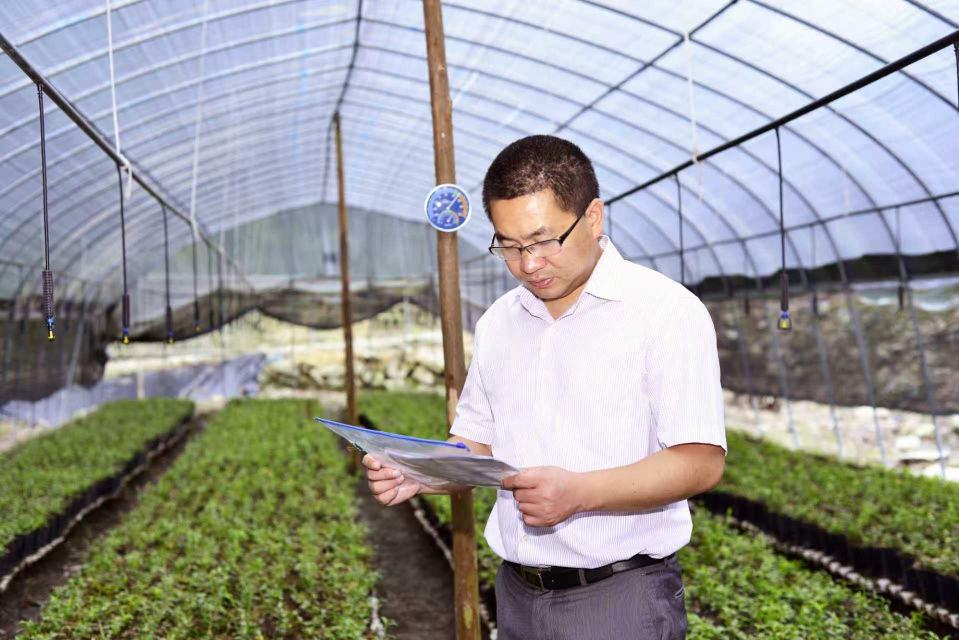
#> input picture photos/1.jpg, 1918 x 1280 px (shown at 1/2 size); its folder holds only this picture in this run
$ python make_video.py
#> lines starting #> are read from the running program, lines starting #| are printed output that depends on the picture; after the words box and inside, x2 and y2 are one past the last pixel; in counts of white or black regions, pixels touching at a corner belong together
#> in __init__, img is the input picture: PIL image 1918x1280 RGB; mean R, G, B 152.5, 153.4, 150.6
#!/usr/bin/env python3
"""生成 4:1 人物图片展示视频（15 秒）。

每张照片：模糊放大的同图作背景，原图带白边和投影居中作前景，
前景缓慢推近、背景缓慢反向缩放；相邻照片之间交叉淡化并伴随前景滑入。

用法: python3 scripts/make_video.py [photos_dir] [output.mp4]
"""
import math
import subprocess
import sys
from pathlib import Path

import numpy as np
from PIL import Image, ImageFilter, ImageOps

W, H = 2560, 640          # 4:1
FPS = 30
CLIP = 3.5                # 每张照片时长（含转场）
XFADE = 0.625             # 转场时长 -> 5*3.5 - 4*0.625 = 15s
FG_H = 548                # 前景照片高度
BORDER = 8
SHADOW = 28

# 背景裁切的竖直焦点（人脸大致位置，0~1）
FOCUS_Y = {"1": 0.40, "2": 0.38, "3": 0.40, "4": 0.30, "5": 0.28}


def ease(x):
    x = min(max(x, 0.0), 1.0)
    return x * x * (3 - 2 * x)


def cover_crop(img, w, h, fy):
#> called with w = 716, h = 179, fy = 0.4
    s = max(w / img.width, h / img.height)
#> s = 0.373
    r = img.resize((math.ceil(img.width * s), math.ceil(img.height * s)), Image.LANCZOS)
    x = (r.width - w) // 2
#> x = 0
    y = int(min(max(fy * r.height - h / 2, 0), r.height - h))
#> y = 101
    return r.crop((x, y, x + w, y + h))
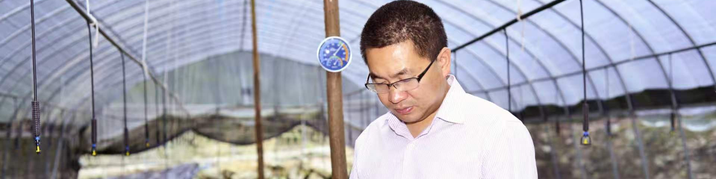
#> returned value: PIL image 716x179 RGB; mean R, G, B 159.1, 158.2, 168.6


def make_background(img, fy):
    # 比画面略大，方便做缓慢缩放
    bw, bh = int(W * 1.12), int(H * 1.12)
    small = cover_crop(img, bw // 4, bh // 4, fy).filter(ImageFilter.GaussianBlur(9))
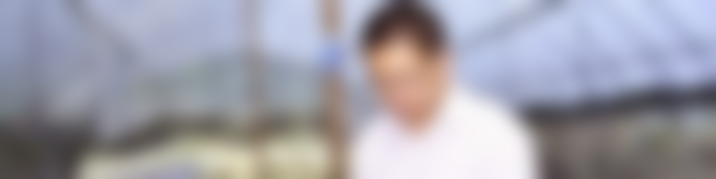
#> small: PIL image 716x179 RGB; mean R, G, B 159.1, 158.2, 168.7
    bg = small.resize((bw, bh), Image.BICUBIC)
    arr = np.asarray(bg).astype(np.float32) * 0.5          # 压暗
    # 暗角
    yy, xx = np.mgrid[0:bh, 0:bw]
    d = np.sqrt(((xx - bw / 2) / (bw / 2)) ** 2 + ((yy - bh / 2) / (bh / 2)) ** 2)
    arr *= (1 - 0.35 * np.clip(d - 0.4, 0, 1))[..., None]
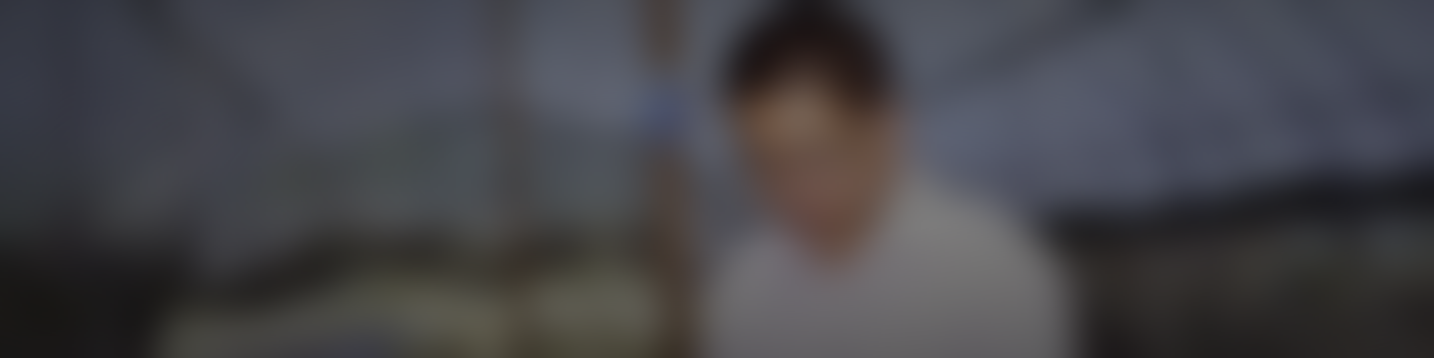
#> arr: shape (716, 2867, 3) float32 (shown at 1/2 size); mean R, G, B 69.2, 68.8, 73
    return Image.fromarray(arr.clip(0, 255).astype(np.uint8))
#> returned value: PIL image 2867x716 RGB


def make_card(img):
    """带白边和柔和投影的前景卡片（RGBA），按 1.1 倍尺寸预渲染以便缩放。"""
    k = 1.1
    ph = int((FG_H - 2 * BORDER) * k)
    pw = int(img.width * ph / img.height)
#> pw = 876
    b, sh = int(BORDER * k), int(SHADOW * k)
    photo = ImageOps.expand(img.resize((pw, ph), Image.LANCZOS), border=b, fill="white")
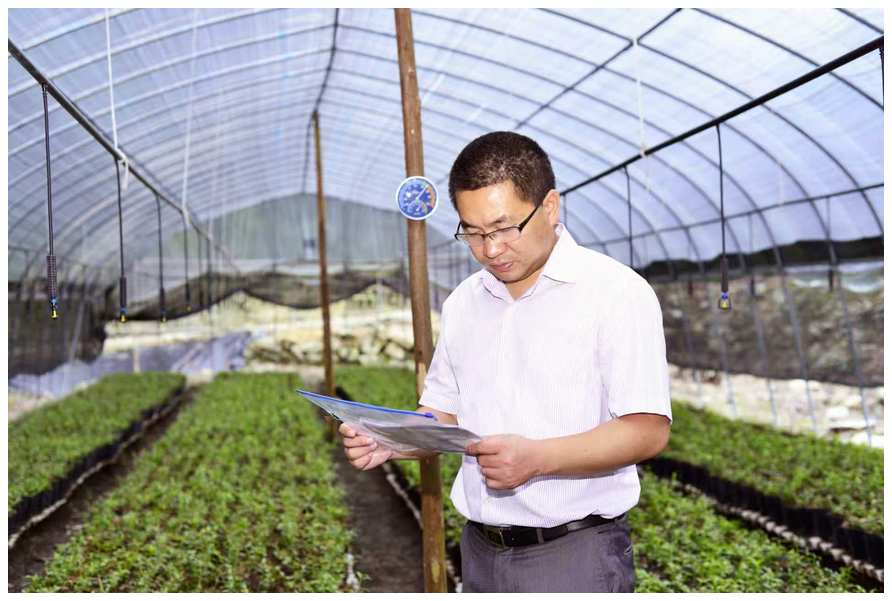
#> photo: PIL image 892x601 RGB; mean R, G, B 157, 157.9, 155.2
    cw, ch = photo.width + 2 * sh, photo.height + 2 * sh
#> cw = 952; ch = 661
    shadow = Image.new("L", (cw, ch), 0)
#> shadow: PIL image 952x661 L; every value is 0
    shadow.paste(150, (sh, sh + sh // 3, sh + photo.width, sh + sh // 3 + photo.height))
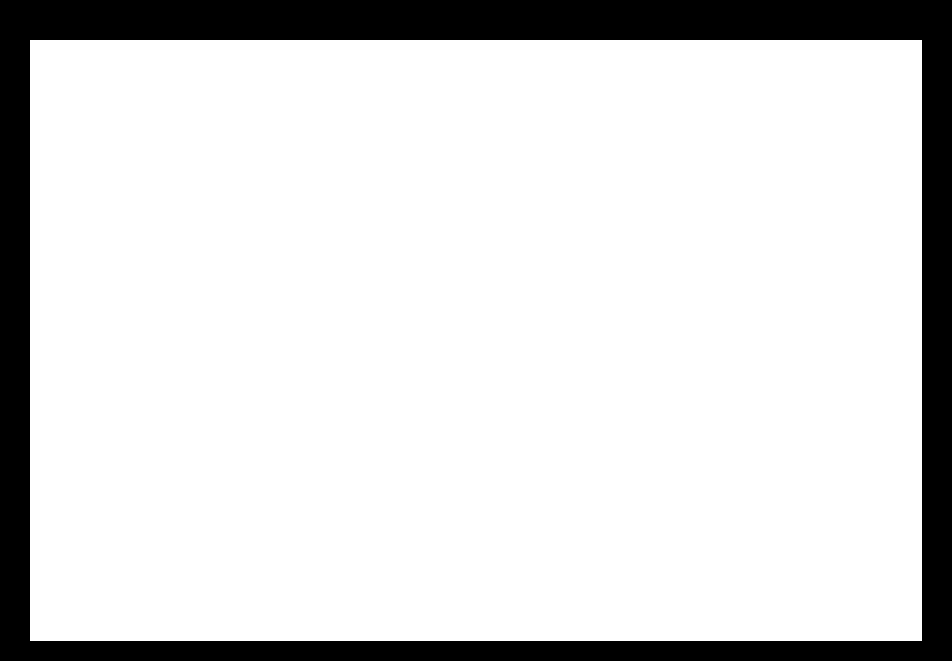
#> shadow: PIL image 952x661 L; values 0 (black) and 150 (white), 85.2% white; 1 black region, box (x1, y1, x2, y2) and area: (0, 0, 952, 661) 93180
    shadow = shadow.filter(ImageFilter.GaussianBlur(sh / 2))
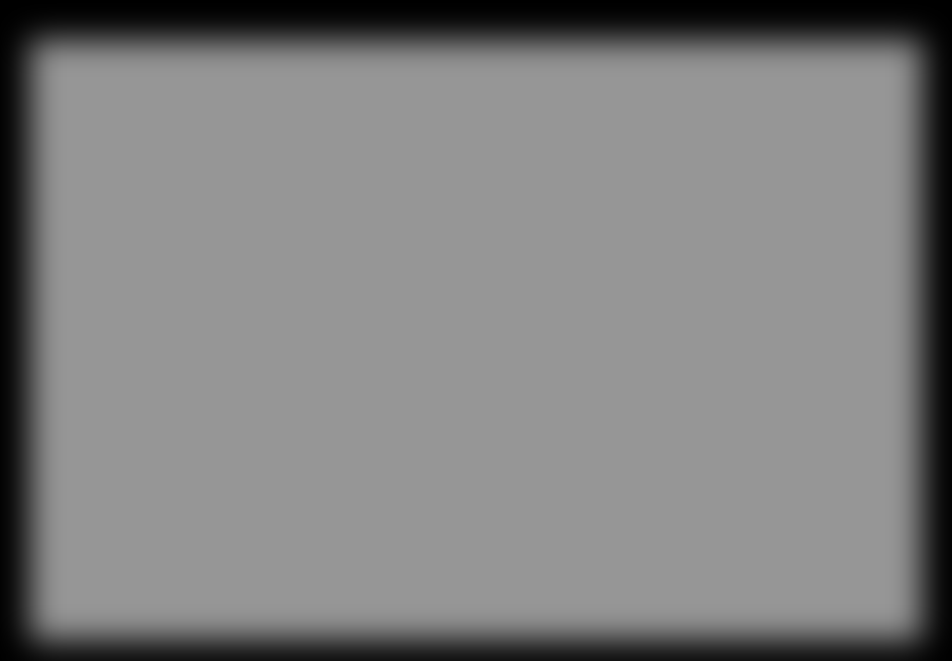
#> shadow: PIL image 952x661 L; min 0, max 150, mean 127.7
    card = Image.new("RGBA", (cw, ch), (0, 0, 0, 0))
#> card: PIL image 952x661 RGBA; every value is 0
    card.putalpha(shadow)
    card.paste(photo, (sh, sh))
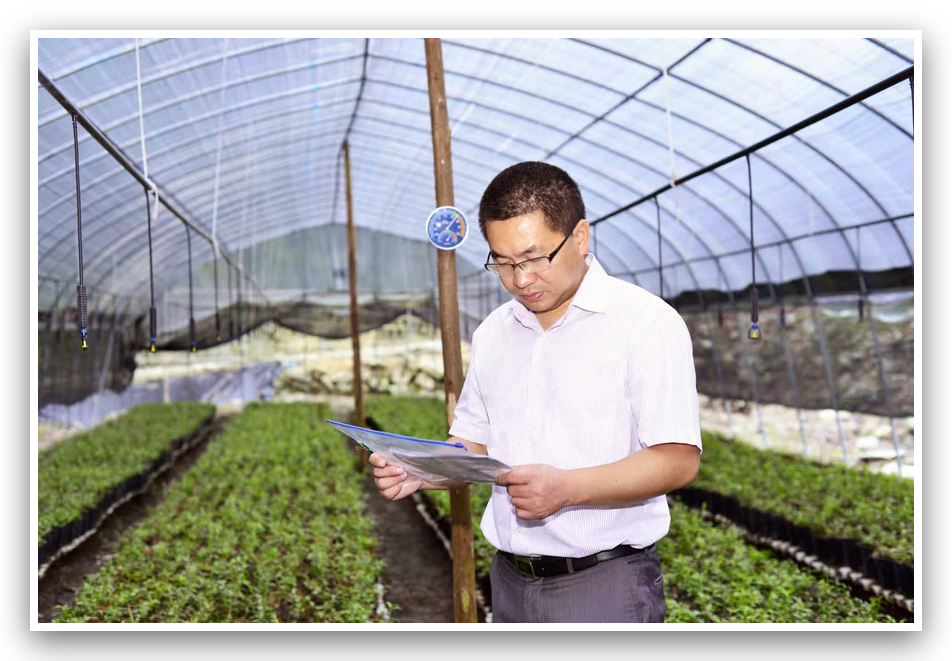
#> card: PIL image 952x661 RGBA; mean R, G, B, A 133.8, 134.5, 132.2, 221.9; transparent parts drawn white
    return card, k


def affine_place(src, scale, cx, cy, size):
    """把 src 以 scale 缩放后中心放到 (cx, cy)，输出 size 大小（亚像素平滑）。"""
    inv = 1.0 / scale
    a, e = inv, inv
    c = src.width / 2 - cx * inv
    f = src.height / 2 - cy * inv
    return src.transform(size, Image.AFFINE, (a, 0, c, 0, e, f), resample=Image.BICUBIC)


class Clip:
    def __init__(self, path, idx):
        img = ImageOps.exif_transpose(Image.open(path)).convert("RGB")
        self.bg = make_background(img, FOCUS_Y.get(path.stem, 0.4))
        self.card, self.k = make_card(img)
#> self.k = 1.1
        self.drift = 40 if idx % 2 == 0 else -40   # 前景水平漂移方向交替

    def render(self, t, slide_in=0.0):
        p = t / CLIP
        # 背景：缓慢缩小 + 反向平移
        bs = 1.0 + 0.06 * (1 - p)
        frame = affine_place(self.bg, bs, W / 2 - self.drift * 0.5 * (p - 0.5), H / 2, (W, H))
        # 前景：缓慢推近 + 漂移 + 转场滑入
        fs = (1.0 + 0.05 * p) / self.k
        cx = W / 2 + self.drift * (p - 0.5) + slide_in
        card = affine_place(self.card, fs, cx, H / 2, (W, H))
        frame = frame.convert("RGBA")
        frame.alpha_composite(card)
        return frame.convert("RGB")


def main():
    photos_dir = Path(sys.argv[1] if len(sys.argv) > 1 else "photos")
    out = sys.argv[2] if len(sys.argv) > 2 else "output/portrait_showcase_4x1.mp4"
    paths = sorted(p for p in photos_dir.iterdir() if p.suffix.lower() in (".jpg", ".jpeg", ".png"))
    clips = [Clip(p, i) for i, p in enumerate(paths)]
    n = len(clips)
    step = CLIP - XFADE
    total = n * CLIP - (n - 1) * XFADE
    frames = int(round(total * FPS))

#> (the run stopped early here; a loop or call above may not have finished)

$ run again, on photos/5.jpg
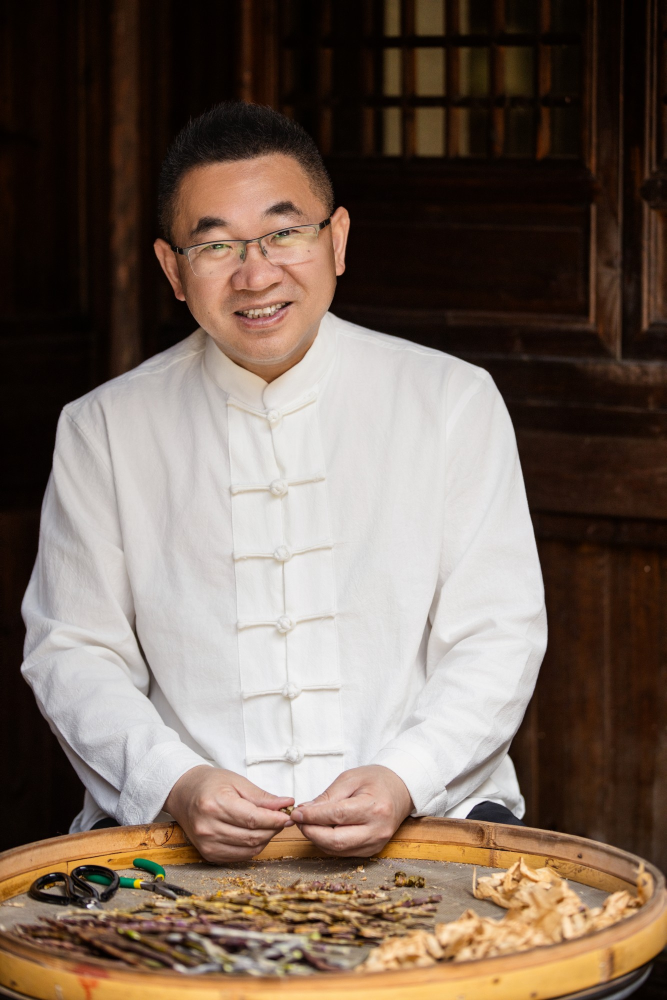
#> input picture photos/5.jpg, 1333 x 2000 px (shown at 1/2 size)
#> in __init__, img is the input picture: PIL image 1333x2000 RGB; mean R, G, B 118.7, 102.4, 90.7
#> in make_card, `shadow.paste(150, (sh, sh + sh // 3, sh + photo.width, sh + sh // 3 + ..`:
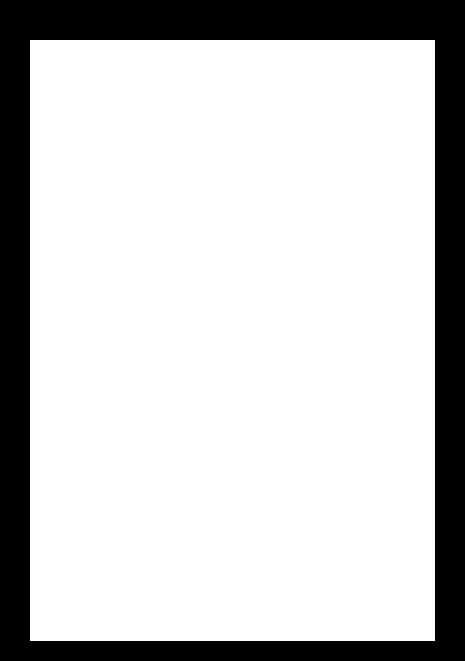
#> shadow: PIL image 465x661 L; values 0 (black) and 150 (white), 79.2% white; 1 black region, box (x1, y1, x2, y2) and area: (0, 0, 465, 661) 63960
#> in make_card, `card.paste(photo, (sh, sh))`:
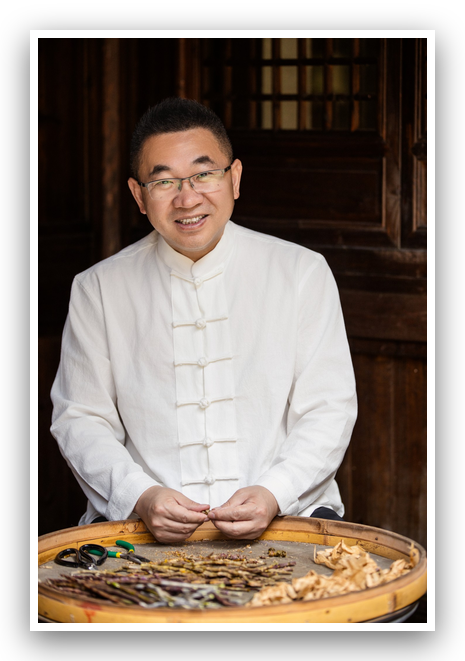
#> card: PIL image 465x661 RGBA; mean R, G, B, A 101.1, 89, 80.3, 208.2; transparent parts drawn white
#> self.k = 1.1

$ run again, on photos/2.jpg
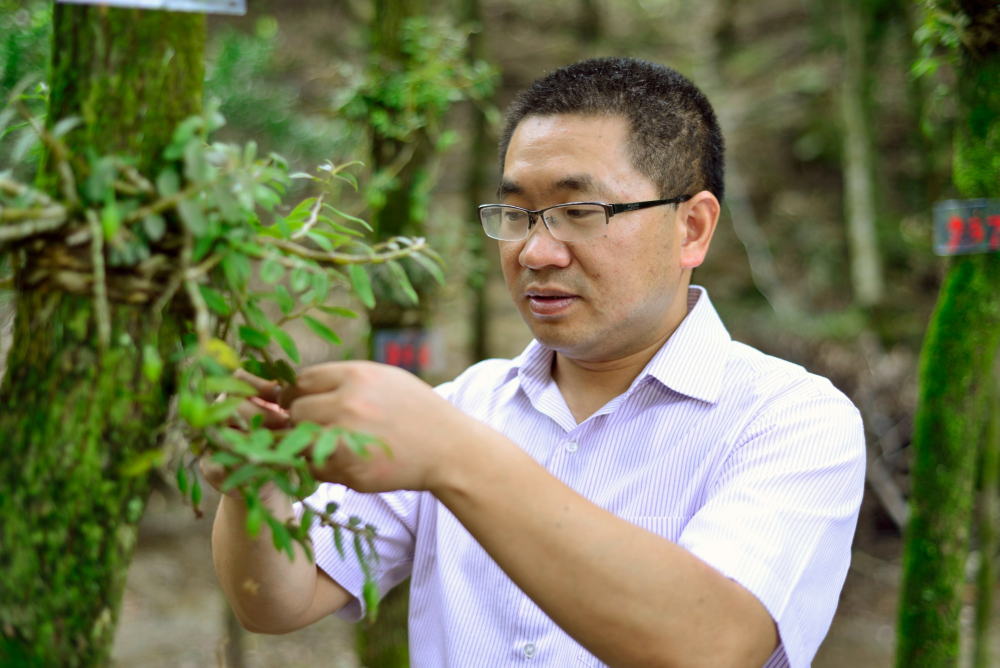
#> input picture photos/2.jpg, 2000 x 1335 px (shown at 1/2 size)
#> in __init__, img is the input picture: PIL image 2000x1335 RGB; mean R, G, B 117.4, 121, 86.4
#> in make_card, `card.paste(photo, (sh, sh))`:
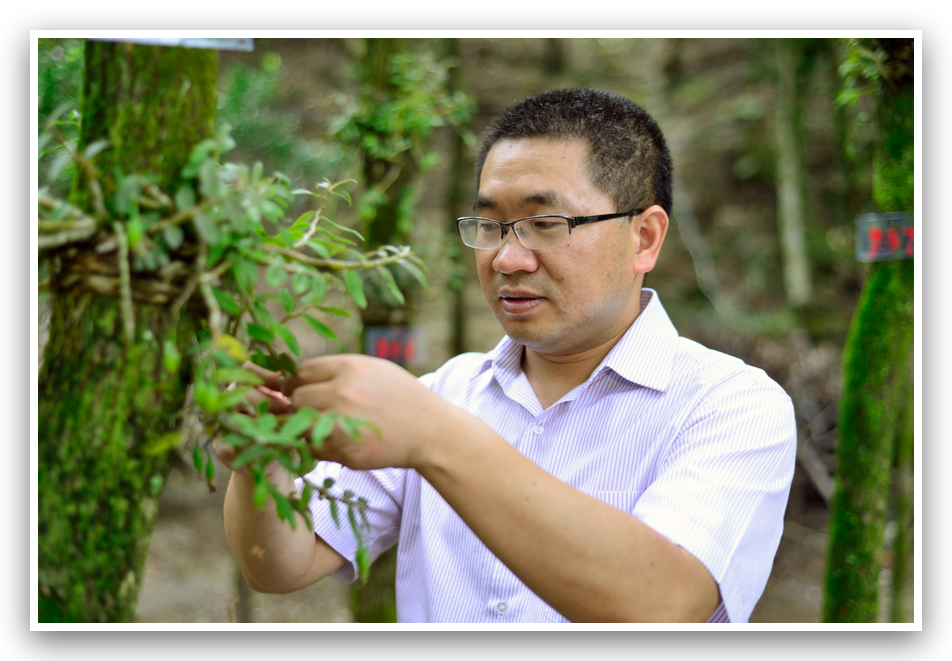
#> card: PIL image 952x661 RGBA; mean R, G, B, A 105.1, 108.1, 79.9, 221.9; transparent parts drawn white
#> self.k = 1.1
